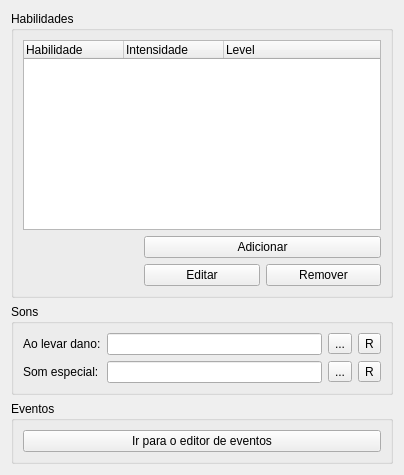
<?xml version="1.0" encoding="UTF-8"?>
<ui version="4.0">
 <class>ConfigsObjHabilidadesWidget</class>
 <widget class="QWidget" name="ConfigsObjHabilidadesWidget">
  <property name="geometry">
   <rect>
    <x>0</x>
    <y>0</y>
    <width>404</width>
    <height>475</height>
   </rect>
  </property>
  <property name="windowTitle">
   <string>Form</string>
  </property>
  <layout class="QGridLayout" name="gridLayout_3">
   <item row="0" column="0">
    <widget class="QGroupBox" name="groupBoxHabilidades">
     <property name="title">
      <string>Habilidades</string>
     </property>
     <layout class="QGridLayout" name="gridLayout_4">
      <item row="1" column="1" colspan="2">
       <widget class="QPushButton" name="botaoAddHabilidade">
        <property name="text">
         <string>Adicionar</string>
        </property>
       </widget>
      </item>
      <item row="2" column="1">
       <widget class="QPushButton" name="pushButtonEdit">
        <property name="text">
         <string>Editar</string>
        </property>
       </widget>
      </item>
      <item row="2" column="2">
       <widget class="QPushButton" name="pushButtonRemove">
        <property name="text">
         <string>Remover</string>
        </property>
       </widget>
      </item>
      <item row="0" column="0" colspan="3">
       <widget class="QTreeWidget" name="treeWidgetSkills">
        <column>
         <property name="text">
          <string>Habilidade</string>
         </property>
        </column>
        <column>
         <property name="text">
          <string>Intensidade</string>
         </property>
        </column>
        <column>
         <property name="text">
          <string>Level</string>
         </property>
        </column>
       </widget>
      </item>
     </layout>
    </widget>
   </item>
   <item row="1" column="0">
    <widget class="QGroupBox" name="groupBox">
     <property name="title">
      <string>Sons</string>
     </property>
     <layout class="QGridLayout" name="gridLayout">
      <item row="0" column="0">
       <widget class="QLabel" name="label">
        <property name="text">
         <string>Ao levar dano:</string>
        </property>
       </widget>
      </item>
      <item row="0" column="1">
       <widget class="QLineEdit" name="lineEditDamageSound">
        <property name="readOnly">
         <bool>true</bool>
        </property>
       </widget>
      </item>
      <item row="0" column="2">
       <widget class="QToolButton" name="toolButtonDamageSound">
        <property name="text">
         <string>...</string>
        </property>
       </widget>
      </item>
      <item row="0" column="3">
       <widget class="QToolButton" name="toolButtonRemoveDamageSound">
        <property name="text">
         <string>R</string>
        </property>
       </widget>
      </item>
      <item row="1" column="0">
       <widget class="QLabel" name="labelSpecialSound">
        <property name="text">
         <string>Som especial:</string>
        </property>
       </widget>
      </item>
      <item row="1" column="1">
       <widget class="QLineEdit" name="lineEditSpecialSound">
        <property name="readOnly">
         <bool>true</bool>
        </property>
       </widget>
      </item>
      <item row="1" column="2">
       <widget class="QToolButton" name="toolButtonSpecialSound">
        <property name="text">
         <string>...</string>
        </property>
       </widget>
      </item>
      <item row="1" column="3">
       <widget class="QToolButton" name="toolButtonRemoveSpecialSound">
        <property name="text">
         <string>R</string>
        </property>
       </widget>
      </item>
     </layout>
    </widget>
   </item>
   <item row="2" column="0">
    <widget class="QGroupBox" name="groupBoxEventos">
     <property name="title">
      <string>Eventos</string>
     </property>
     <layout class="QGridLayout" name="gridLayout_2">
      <item row="0" column="0">
       <widget class="QPushButton" name="botaoEditorEventos">
        <property name="text">
         <string>Ir para o editor de eventos</string>
        </property>
       </widget>
      </item>
     </layout>
    </widget>
   </item>
  </layout>
 </widget>
 <resources/>
 <connections/>
</ui>
